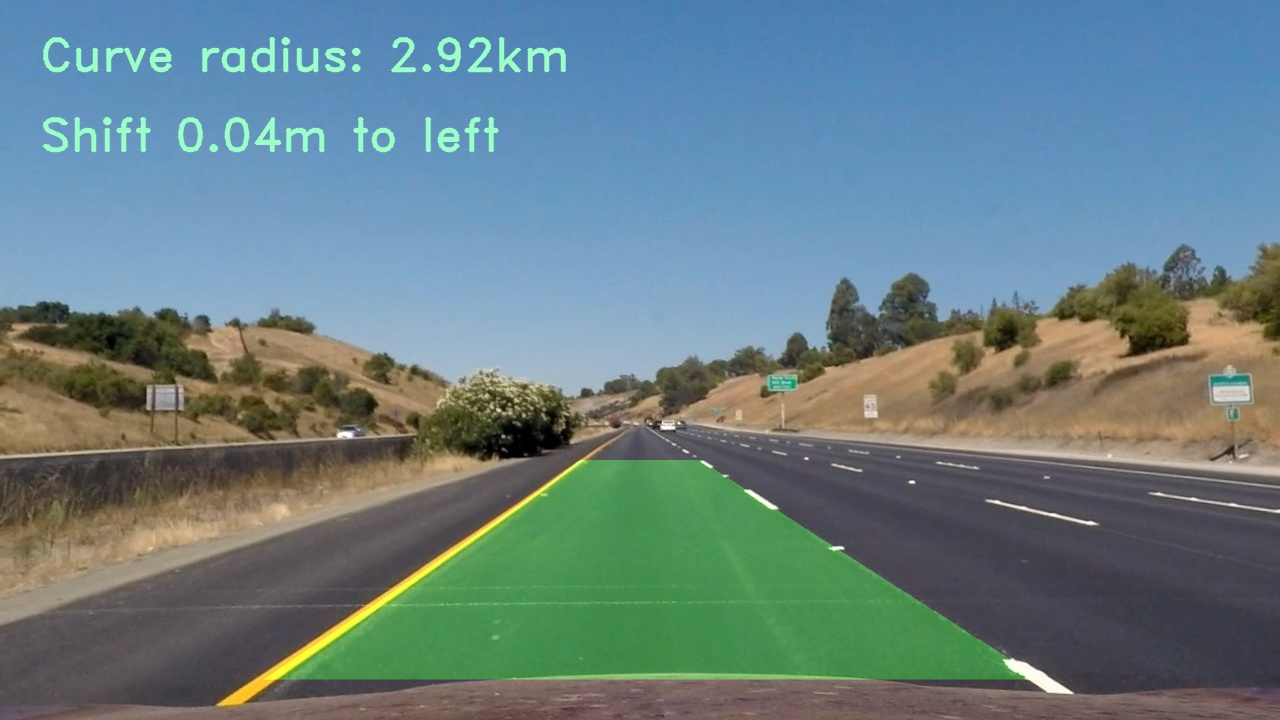
#> input picture output_images/test_images_output/straight_lines1.jpg, 1280 x 720 px; its folder holds 4 pictures in this run
$ jupyter execute --allow-errors Process_on_image.ipynb
#> lines starting #> are read from the running program, lines starting #| are printed output that depends on the picture
## Advanced Lane Finding Project

The goals / steps of this project are the following:

* Compute the camera calibration matrix and distortion coefficients given a set of chessboard images.
* Apply a distortion correction to raw images.
* Use color transforms, gradients, etc., to create a thresholded binary image.
* Apply a perspective transform to rectify binary image ("birds-eye view").
* Detect lane pixels and fit to find the lane boundary.
* Determine the curvature of the lane and vehicle position with respect to center.
* Warp the detected lane boundaries back onto the original image.
* Output visual display of the lane boundaries and numerical estimation of lane curvature and vehicle position.

[cell 1]
import numpy as np
import cv2
import glob
import matplotlib.pyplot as plt
import os
import matplotlib.image as mpimg
import pickle
from utils.helper import *
import utils.pipeline as up

#> (a cell that did not finish here is left out)

[cell 3]
sx_thresh=(15, 255)
dir_thresh=(0, np.pi/32)
s_thresh=(180, 255)

#> (the rest of this cell did not finish here and is left out)

[cell 4]
image_names = os.listdir("output_images/test_images_output/")
plt.figure(figsize=(15,15))
i = 0
for image_name in image_names:
    img = cv2.imread('output_images/test_images_output/'+image_name)
#> img is the input picture: shape (720, 1280, 3); mean B, G, R 131.7, 127.5, 104.2
    plt.subplot(4,2,i+1)
    plt.title(image_name)
    i += 1
    plt.imshow(cv2.cvtColor(img, cv2.COLOR_BGR2RGB))
plt.show()
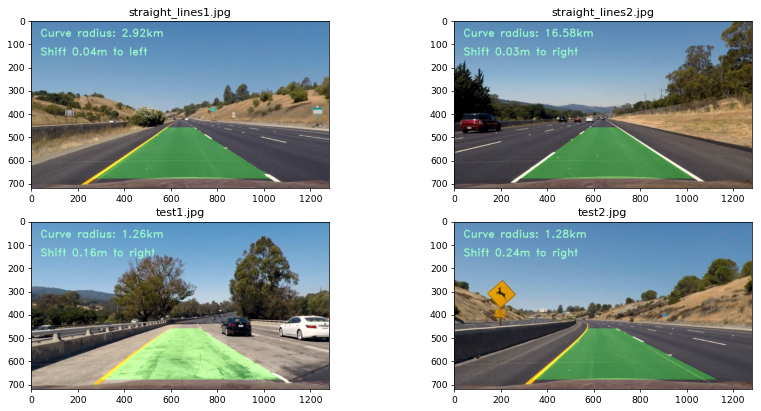
#> figure drawn by matplotlib, 4 panels
